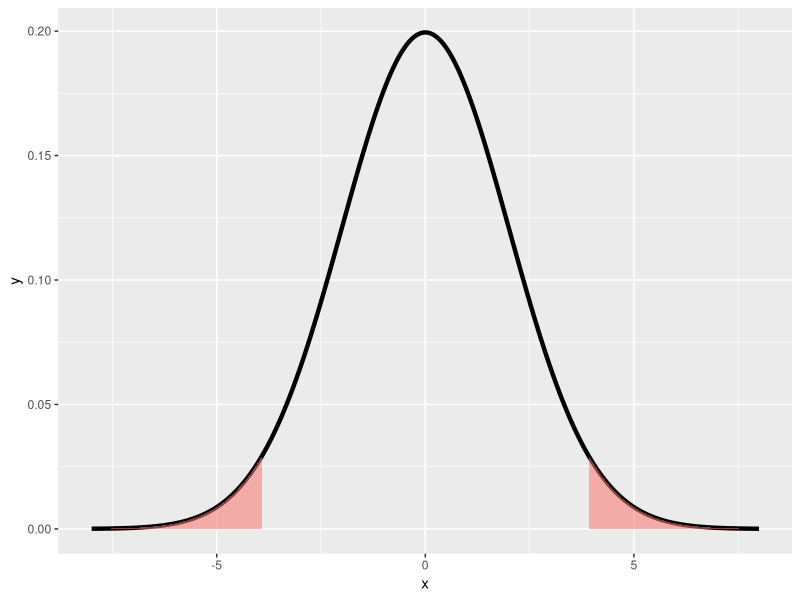

Write the R code that produced this figure.
x <- seq(-8,8, length = 2000)
dat <- data.frame(x=x, y=dnorm(x,sd=2))
library(ggplot2)
g <- ggplot(dat, aes(x = x, y = y)) + geom_line(size = 1.5)+scale_y_continuous(limits=c(0,max(dat$y)))
g <- g + geom_ribbon(data = subset(dat,x>qnorm(0.975,sd=2)), mapping = aes(x = x, ymin=0, ymax = y, fill="red",alpha=.5))
g <- g + geom_ribbon(data = subset(dat,x<qnorm(0.025,sd=2)), mapping = aes(x = x, ymin=0, ymax = y, fill="red",alpha=.5))
g <- g + theme(legend.position="none")
suppressWarnings(print(g))

